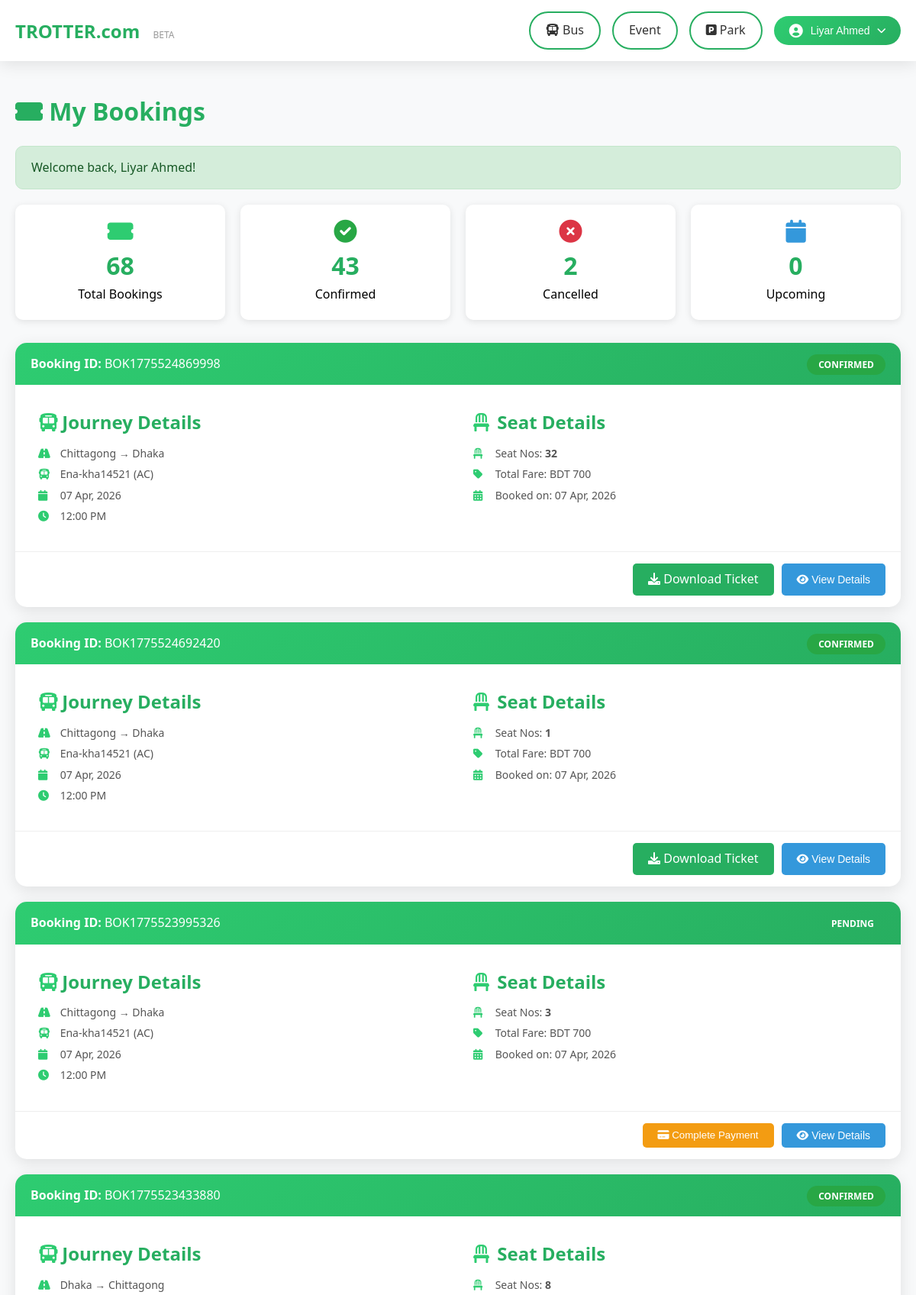
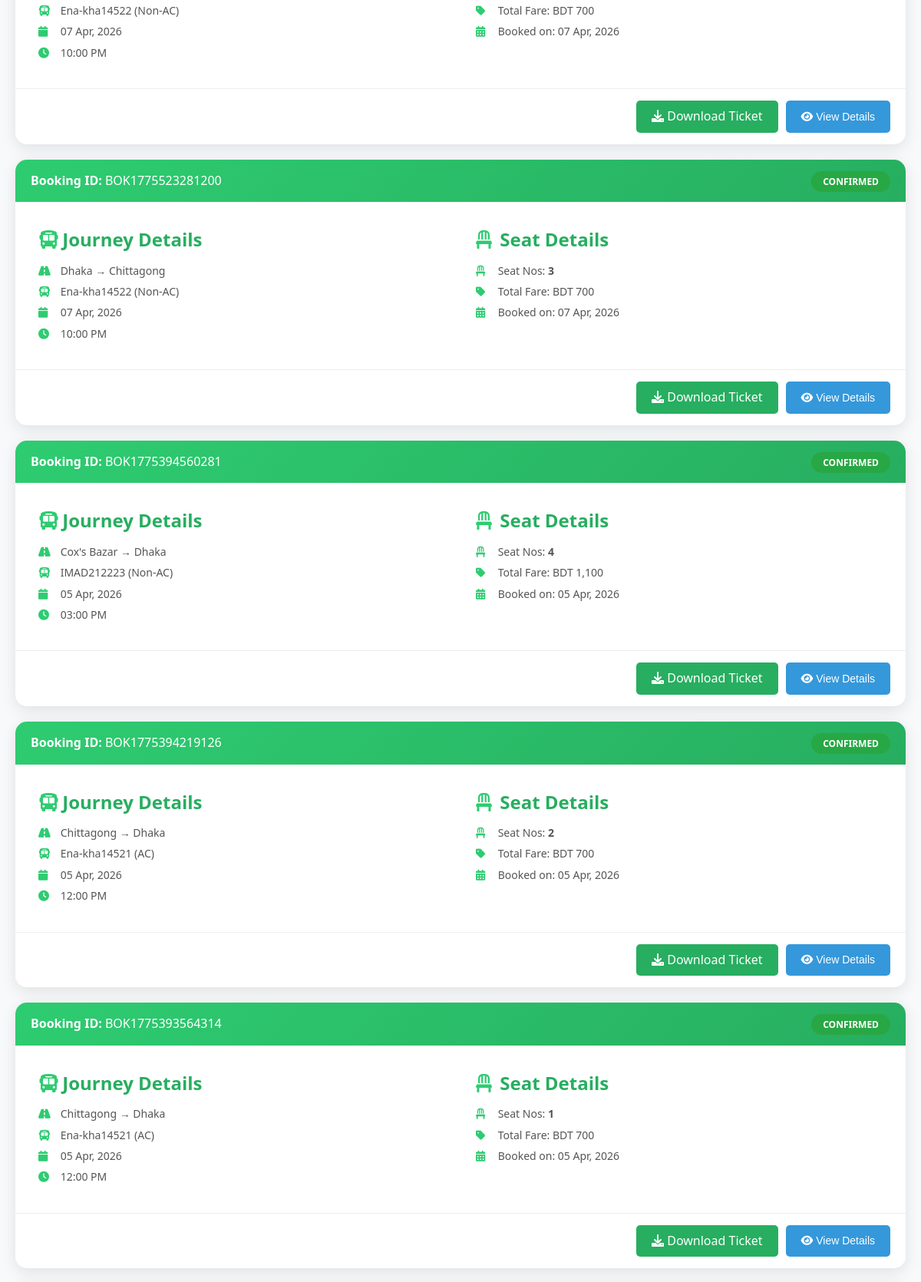
Screenshot of /bus-ticket-system/pages/my-bookings.php (signed in, upper part) with the database file from the repository (2 pictures, top to bottom).
### tables this page shows
CREATE TABLE `bookings` (
  `id` int(11) NOT NULL,
  `booking_id` varchar(20) NOT NULL,
  `user_id` varchar(20) NOT NULL,
  `route_id` int(11) NOT NULL,
  `seat_numbers` varchar(255) NOT NULL,
  `journey_date` date NOT NULL,
  `booking_date` timestamp NOT NULL DEFAULT current_timestamp(),
  `total_fare` decimal(10,2) NOT NULL,
  `payment_method` varchar(50) DEFAULT NULL,
  `payment_status` enum('pending','completed','failed','refunded') DEFAULT 'pending',
  `status` enum('pending','confirmed','cancelled','completed') DEFAULT 'pending',
  `cancellation_reason` text DEFAULT NULL,
  `cancelled_at` timestamp NULL DEFAULT NULL,
  `created_at` timestamp NOT NULL DEFAULT current_timestamp(),
  `payment_date` datetime DEFAULT NULL,
  `refund_status` enum('none','pending','approved','rejected') DEFAULT 'none'
);

CREATE TABLE `routes` (
  `id` int(11) NOT NULL,
  `from_city` varchar(100) NOT NULL,
  `to_city` varchar(100) NOT NULL,
  `bus_name` varchar(100) NOT NULL,
  `bus_type` enum('AC','Non-AC','AC Business','Economy') DEFAULT 'Non-AC',
  `departure_time` time NOT NULL,
  `arrival_time` time NOT NULL,
  `fare` decimal(10,2) NOT NULL,
  `total_seats` int(11) DEFAULT 40,
  `available_days` varchar(50) DEFAULT 'All',
  `amenities` text DEFAULT NULL,
  `operator_name` varchar(100) DEFAULT NULL,
  `operator_phone` varchar(15) DEFAULT NULL,
  `status` enum('active','inactive') DEFAULT 'active',
  `created_at` timestamp NOT NULL DEFAULT current_timestamp(),
  `round_trip_fare` decimal(10,2) DEFAULT NULL,
  `is_round_trip` tinyint(1) DEFAULT 0
);

### bus-ticket-system/pages/my-bookings.php (the view, shortened to what this page needs)
<?php
require_once '../includes/config.php';
$user_id = $_SESSION['user_id'];
$query = "SELECT b.*, r.from_city, r.to_city, r.bus_name, r.bus_type, r.departure_time, r.arrival_time
          FROM bookings b
          JOIN routes r ON b.route_id = r.id
          WHERE b.user_id = '$user_id'
          ORDER BY b.booking_date DESC, b.id DESC";
$result = mysqli_query($conn, $query);
?>
<!DOCTYPE html>
<html lang="en">
<head>
    <link rel="stylesheet" href="../assets/css/style.css">
    <link rel="stylesheet" href="https://cdnjs.cloudflare.com/ajax/libs/font-awesome/6.0.0/css/all.min.css">
</head>
<body>
    <?php include '../includes/header.php'; ?>
    <div class="container">
        <div class="bookings-container">
            <h2 style="color: var(--dark-green); margin-bottom: 20px;">
                <i class="fas fa-ticket-alt"></i> My Bookings
            </h2>
            <?php
            $total_bookings = mysqli_num_rows($result);
            $confirmed = 0;
            $cancelled = 0;
            $upcoming = 0;
            mysqli_data_seek($result, 0);
            while($row = mysqli_fetch_assoc($result)) {
                if($row['status'] == 'confirmed') $confirmed++;
                if($row['status'] == 'cancelled') $cancelled++;
            }
            mysqli_data_seek($result, 0);
            ?>
            <div class="stats-summary">
                <div class="stat-box">
                    <i class="fas fa-ticket-alt" style="font-size: 30px; color: var(--primary-green);"></i>
                    <div class="stat-number"><?php echo $total_bookings; ?></div>
                    <p>Total Bookings</p>
                </div>
                <div class="stat-box">
                    <i class="fas fa-check-circle" style="font-size: 30px; color: #28a745;"></i>
                    <div class="stat-number"><?php echo $confirmed; ?></div>
                    <p>Confirmed</p>
                </div>
                <div class="stat-box">
                    <i class="fas fa-times-circle" style="font-size: 30px; color: #dc3545;"></i>
                    <div class="stat-number"><?php echo $cancelled; ?></div>
                    <p>Cancelled</p>
                </div>
                <div class="stat-box">
                    <i class="fas fa-calendar" style="font-size: 30px; color: #3498db;"></i>
                    <div class="stat-number"><?php echo $upcoming; ?></div>
                    <p>Upcoming</p>
                </div>
            </div>
            <?php if($total_bookings == 0): ?>
                <div class="no-bookings">
                    <i class="fas fa-ticket-alt"></i>
                    <h3>No bookings found</h3>
                    <p>You haven't booked any tickets yet.</p>
                    <a href="search.php" class="btn btn-green" style="margin-top: 20px;">
                        <i class="fas fa-search"></i> Book a Ticket
                    </a>
                </div>
            <?php else: ?>
                <?php while($booking = mysqli_fetch_assoc($result)): ?>
                    <div class="booking-card">
                        <div class="booking-header">
                            <div>
                                <strong>Booking ID:</strong> <?php echo $booking['booking_id']; ?>
                            </div>
                            <div>
                                <span class="booking-status status-<?php echo $booking['status']; ?>">
                                    <?php echo strtoupper($booking['status']); ?>
                                </span>
                            </div>
                        </div>
                        <div class="booking-body">
                            <div class="booking-info">
                                <h4><i class="fas fa-bus"></i> Journey Details</h4>
                                <p><i class="fas fa-road"></i> <?php echo $booking['from_city']; ?> → <?php echo $booking['to_city']; ?></p>
                                <p><i class="fas fa-bus"></i> <?php echo $booking['bus_name']; ?> (<?php echo $booking['bus_type']; ?>)</p>
                                <p><i class="fas fa-calendar"></i> <?php echo date('d M, Y', strtotime($booking['journey_date'])); ?></p>
                                <p><i class="fas fa-clock"></i> <?php echo date('h:i A', strtotime($booking['departure_time'])); ?></p>
                            </div>
                            <div class="booking-info">
                                <h4><i class="fas fa-chair"></i> Seat Details</h4>
                                <p><i class="fas fa-chair"></i> Seat Nos: <strong><?php echo $booking['seat_numbers']; ?></strong></p>
                                <p><i class="fas fa-tag"></i> Total Fare: BDT <?php echo number_format($booking['total_fare']); ?></p>
                                <p><i class="fas fa-calendar-alt"></i> Booked on: <?php echo date('d M, Y', strtotime($booking['booking_date'])); ?></p>
                            </div>
                        </div>
<div class="booking-actions">
    <?php if($booking['payment_status'] == 'pending' || $booking['payment_status'] == 'pay_later'): ?>
        <button class="btn-pay" onclick="showPaymentRequired('<?php echo $booking['booking_id']; ?>')">
            <i class="fas fa-credit-card"></i> Complete Payment
        </button>
    <?php elseif($booking['payment_status'] == 'completed'): ?>
        <a href="../download-ticket.php?booking_id=<?php echo $booking['booking_id']; ?>" class="btn-view" target="_blank">
            <i class="fas fa-download"></i> Download Ticket
        </a>
    <?php endif; ?>
    <button class="btn-details" onclick="viewBookingDetails('<?php echo $booking['booking_id']; ?>', '<?php echo $booking['payment_status']; ?>')">
        <i class="fas fa-eye"></i> View Details
    </button>
</div>
                    </div>
                <?php endwhile; ?>
            <?php endif; ?>
        </div>
    </div>
    <?php include '../includes/footer.php'; ?>
</body>
</html>
    <?php include '../includes/footer.php'; ?>
</body>
</html>

### bus-ticket-system/assets/css/style.css (style rules this page uses)
:root { --primary-green: #2ecc71; --dark-green: #27ae60; --light-green: #a8e6cf; --hover-green: #45a049; --white: #ffffff; --black: #333333; --gray: #666666; --light-gray: #f5f5f5; --border-color: #27ae60; --error-red: #e74c3c; --success-green: #27ae60; --warning-yellow: #f39c12; --info-blue: #3498db; }
* { margin: 0; padding: 0; box-sizing: border-box; }
html { scroll-behavior: smooth; }
body { font-family: 'Segoe UI', Tahoma, Geneva, Verdana, sans-serif; background: #ffffff; background: #f8f9fa; min-height: 100vh; line-height: 1.6; }
.container { max-width: 1200px; margin: 0 auto; padding: 0 20px; }
h1, h2, h3, h4, h5, h6 { color: var(--dark-green); margin-bottom: 15px; }
h2 { font-size: 2em; }
h4 { font-size: 1.5em; }
.btn-details { background: #3498db; color: white; border: none; padding: 8px 20px; border-radius: 5px; cursor: pointer; text-decoration: none; display: inline-block; transition: all 0.3s ease; font-size: 14px; }
.btn-pay { background: #f39c12; color: white; border: none; padding: 8px 20px; border-radius: 5px; cursor: pointer; transition: all 0.3s ease; }
.btn-view { background: #27ae60; color: white; border: none; padding: 8px 20px; border-radius: 5px; cursor: pointer; text-decoration: none; display: inline-block; transition: all 0.3s ease; }

### bus-ticket-system/pages/my-bookings.php (style rules this page uses)
.bookings-container { max-width: 1200px; margin: 40px auto; }
.booking-card { background: white; border-radius: 15px; margin-bottom: 20px; box-shadow: 0 5px 20px rgba(0,0,0,0.1); overflow: hidden; transition: transform 0.3s ease; }
.booking-header { background: linear-gradient(135deg, var(--primary-green), var(--dark-green)); color: white; padding: 15px 20px; display: flex; justify-content: space-between; align-items: center; flex-wrap: wrap; }
.booking-status { padding: 5px 15px; border-radius: 20px; font-size: 12px; font-weight: bold; }
.status-confirmed { background: #28a745; color: white; }
.booking-body { padding: 20px; display: grid; grid-template-columns: repeat(auto-fit, minmax(250px, 1fr)); gap: 20px; }
.booking-info { padding: 10px; }
.booking-info h4 { color: var(--dark-green); margin-bottom: 10px; }
.booking-info p { margin: 5px 0; color: #555; font-size: 14px; }
.booking-info i { width: 25px; color: var(--primary-green); }
.booking-actions { padding: 15px 20px; border-top: 1px solid #eee; display: flex; gap: 10px; justify-content: flex-end; }
.btn-view { background: #3498db; color: white; border: none; padding: 8px 20px; border-radius: 5px; cursor: pointer; text-decoration: none; display: inline-block; transition: all 0.3s ease; }
.stats-summary { display: grid; grid-template-columns: repeat(auto-fit, minmax(200px, 1fr)); gap: 20px; margin-bottom: 30px; }
.stat-box { background: white; padding: 20px; border-radius: 10px; text-align: center; box-shadow: 0 2px 10px rgba(0,0,0,0.1); }
.stat-number { font-size: 32px; font-weight: bold; color: var(--dark-green); }

### rows the page displays
bookings: booking "BOK1775524869998", status "CONFIRMED", route.from_city "Chittagong", route.to_city "Dhaka", route.bus_name "Ena-kha14521", route.bus_type "AC", journey_date "07 Apr, 2026", route.departure_time "12:00 PM", seat_numbers "32", total_fare "700", booking_date "07 Apr, 2026"
bookings: booking "BOK1775524692420", status "CONFIRMED", route.from_city "Chittagong", route.to_city "Dhaka", route.bus_name "Ena-kha14521", route.bus_type "AC", journey_date "07 Apr, 2026", route.departure_time "12:00 PM", seat_numbers "1", total_fare "700", booking_date "07 Apr, 2026"
bookings: booking "BOK1775523995326", status "PENDING", route.from_city "Chittagong", route.to_city "Dhaka", route.bus_name "Ena-kha14521", route.bus_type "AC", journey_date "07 Apr, 2026", route.departure_time "12:00 PM", seat_numbers "3", total_fare "700", booking_date "07 Apr, 2026"
bookings: booking "BOK1775523433880", status "CONFIRMED", route.from_city "Dhaka", route.to_city "Chittagong", route.bus_name "Ena-kha14522", route.bus_type "Non-AC", journey_date "07 Apr, 2026", route.departure_time "10:00 PM", seat_numbers "8", total_fare "700", booking_date "07 Apr, 2026"
bookings: booking "BOK1775523281200", status "CONFIRMED", route.from_city "Dhaka", route.to_city "Chittagong", route.bus_name "Ena-kha14522", route.bus_type "Non-AC", journey_date "07 Apr, 2026", route.departure_time "10:00 PM", seat_numbers "3", total_fare "700", booking_date "07 Apr, 2026"
bookings: booking "BOK1775394560281", status "CONFIRMED", route.from_city "Cox's Bazar", route.to_city "Dhaka", route.bus_name "IMAD212223", route.bus_type "Non-AC", journey_date "05 Apr, 2026", route.departure_time "03:00 PM", seat_numbers "4", total_fare "1,100", booking_date "05 Apr, 2026"
bookings: booking "BOK1775394219126", status "CONFIRMED", route.from_city "Chittagong", route.to_city "Dhaka", route.bus_name "Ena-kha14521", route.bus_type "AC", journey_date "05 Apr, 2026", route.departure_time "12:00 PM", seat_numbers "2", total_fare "700", booking_date "05 Apr, 2026"
bookings: booking "BOK1775393564314", status "CONFIRMED", route.from_city "Chittagong", route.to_city "Dhaka", route.bus_name "Ena-kha14521", route.bus_type "AC", journey_date "05 Apr, 2026", route.departure_time "12:00 PM", seat_numbers "1", total_fare "700", booking_date "05 Apr, 2026"

### other values shown
SITE_NAME "TROTTER.com"
__('event') "Event"
$_SESSION['user_name'] "Liyar Ahmed"
$_SESSION['success'] "Welcome back, Liyar Ahmed!"
$total_bookings "68"
$confirmed "43"
$cancelled "2"
$upcoming "0"
